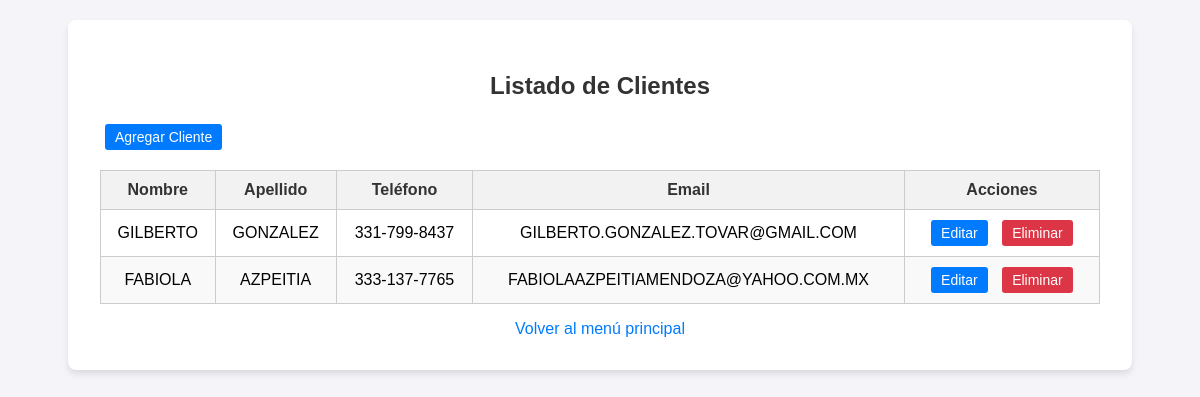
Before: /crm/clientes/ with the older database file.
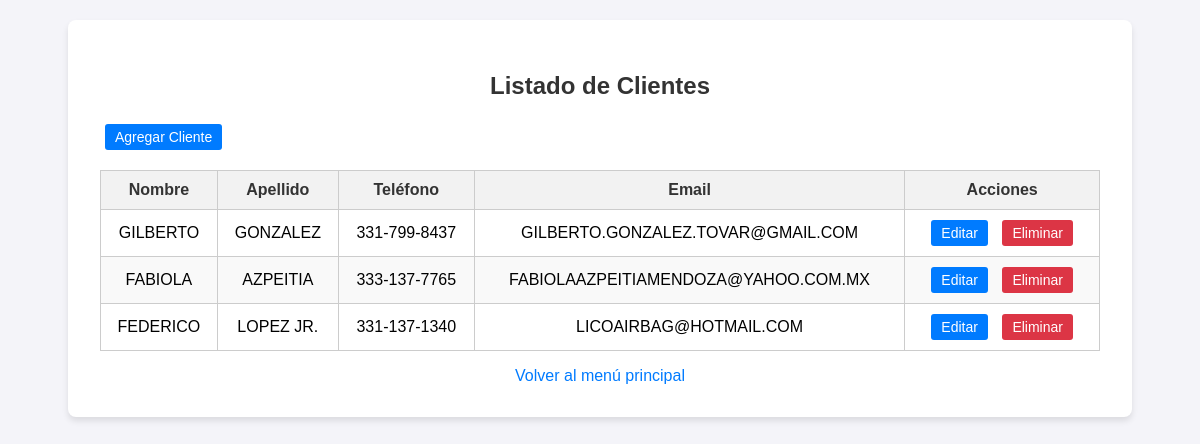
After: the same page with the newer database file.
### crm/models.py (models this page shows, shortened)
class Cliente(models.Model):
    nombre = models.CharField(max_length=100)
    apellido = models.CharField(max_length=100)
    telefono = models.CharField(
        max_length=12,
        validators=[RegexValidator(r'^\d{3}-\d{3}-\d{4}$', message="Formato de teléfono inválido (XXX-XXX-XXXX).")]
    )
    email = models.EmailField()
    estado = models.CharField(max_length=20, choices=[('Activo', 'Activo'), ('Inactivo', 'Inactivo')])

### crm/views.py (the view)
# urls.py: path('clientes/', views.listar_clientes, name='listar_clientes'),
def listar_clientes(request):
    clientes = Cliente.objects.all()
    return render(request, 'crm/listar_clientes.html', {'clientes': clientes})

### crm/templates/crm/listar_clientes.html (shortened to what this page needs)
<!DOCTYPE html>
<html lang="es">
  <head>
  </head>
  <body>
    <div class="container">
      <h2>Listado de Clientes</h2>
      <a href="{% url 'registrar_cliente' %}" class="btn btn-primary"
        >Agregar Cliente</a
      >
      <table>
        <thead>
          <tr>
            <th>Nombre</th>
            <th>Apellido</th>
            <th>Teléfono</th>
            <th>Email</th>
            <th>Acciones</th>
          </tr>
        </thead>
        <tbody>
          {% for cliente in clientes %}
          <tr>
            <td>{{ cliente.nombre }}</td>
            <td>{{ cliente.apellido }}</td>
            <td>{{ cliente.telefono }}</td>
            <td>{{ cliente.email }}</td>
            <td>
              <a
                href="{% url 'editar_cliente' cliente.id %}"
                class="btn btn-primary"
                >Editar</a
              >
              <a
                href="{% url 'eliminar_cliente' cliente.id %}"
                class="btn btn-danger"
                onclick="return confirm('¿Estás seguro de eliminar a {{ cliente.nombre }} {{ cliente.apellido }}?')"
                >Eliminar</a
              >
            </td>
          </tr>
          {% empty %}
          <tr>
            <td colspan="5">No hay clientes registrados.</td>
          </tr>
          {% endfor %}
        </tbody>
      </table>
      <a href="{% url 'listar_clientes' %}" class="back-link"
        >Volver al menú principal</a
      >
    </div>
  </body>
</html>

Changed rows visible on the page:
added Cliente: nombre "FEDERICO", apellido "LOPEZ JR.", telefono "331-137-1340", email "LICOAIRBAG@HOTMAIL.COM"
